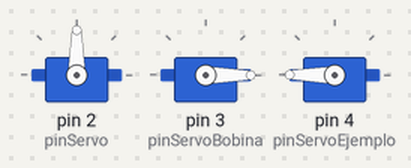
Bench run of a sketch on a simulated Arduino Uno, built with avr-gcc and run on an emulated ATmega328P. Shown: 3 × servo.

Above: at 0.05 s.
At 1.5 s:
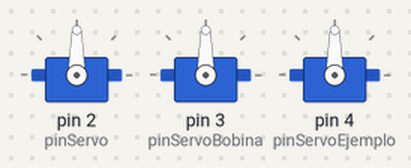
At 3.0 s:
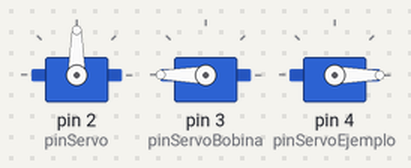
Timing chart, 0 to 6.9 s (numbered marks = the images above):
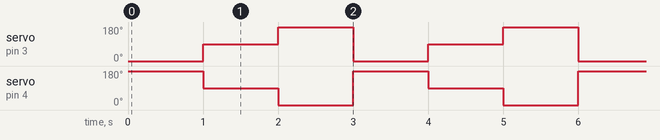

The sketch:

15-Programacion_de_los_carritos.ino
```cpp
#include <Servo.h>

int pinServo = 2;
int pinServoBobina = 3;
int pinServoEjemplo = 4;

Servo pinza;
Servo bobina;
Servo ejemplo;


void setup() {

  pinza.attach(pinServo);
  bobina.attach(pinServoBobina);
  ejemplo.attach(pinServoEjemplo);

}

void loop() {

/*
pinza.write(37);
delay(500);
pinza.write(80);
delay(500); */
bobina.write(0);
ejemplo.write(180);
delay(1000);
bobina.write(90);
ejemplo.write(90);
delay(1000);
bobina.write(180);
ejemplo.write(0);
delay(1000);


}
```

Measured:
- by itself, servo on pin 3 (pinServoBobina): repeats every 3.0 s: 180° 1.0 s, 0° 1.0 s, 90° 1.0 s
- by itself, servo on pin 4 (pinServoEjemplo): repeats every 3.0 s: 0° 1.0 s, 180° 1.0 s, 90° 1.0 s
